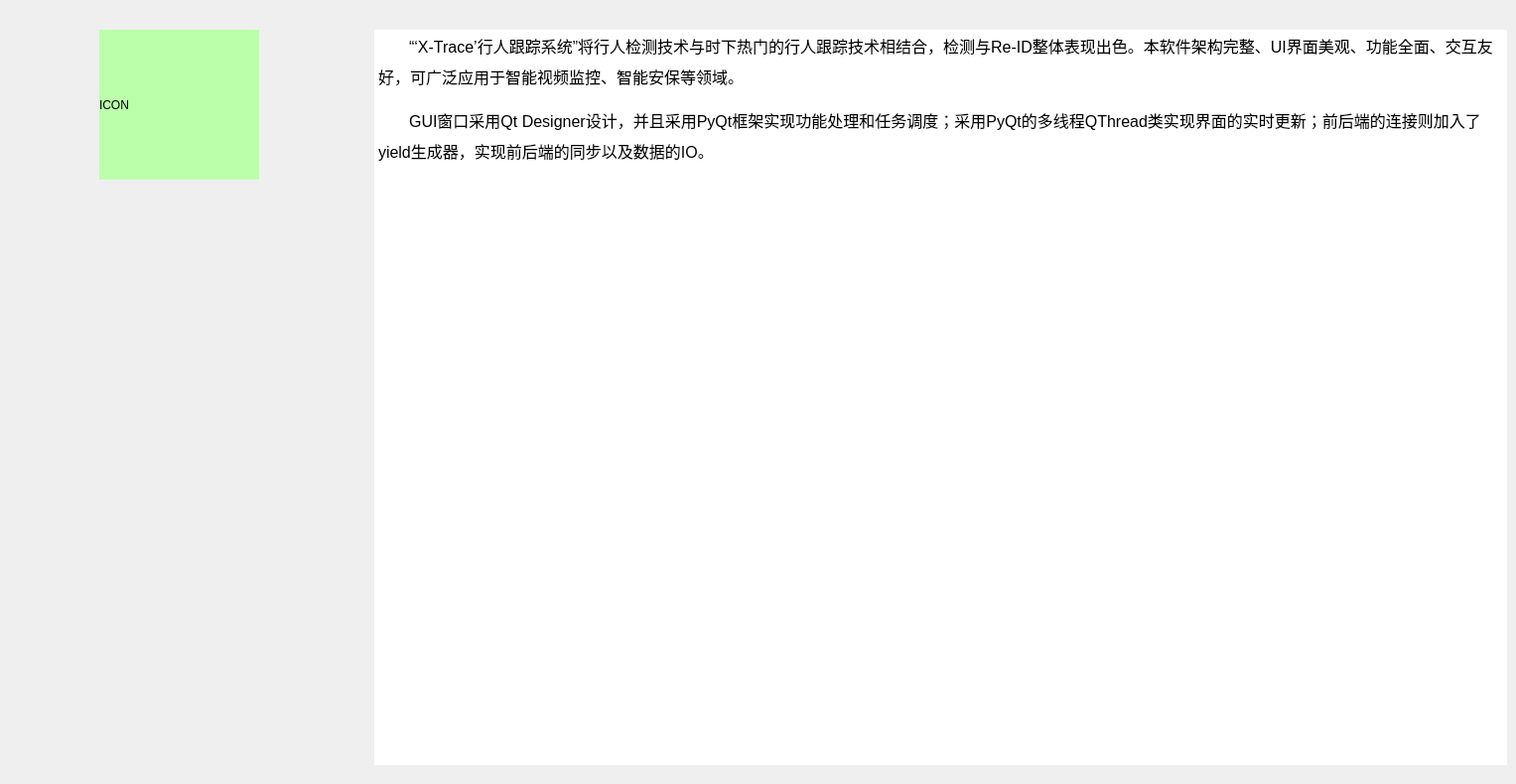
    <widget class="QWidget" name="about">
     <attribute name="title">
      <string>关于软件</string>
     </attribute>
     <widget class="QTextBrowser" name="textBrowser">
      <property name="geometry">
       <rect>
        <x>377</x>
        <y>30</y>
        <width>1141</width>
        <height>741</height>
       </rect>
      </property>
      <property name="font">
       <font>
        <pointsize>12</pointsize>
        <weight>50</weight>
        <bold>false</bold>
       </font>
      </property>
      <property name="styleSheet">
       <string notr="true">QTextBrowser{
	border:none;
}</string>
      </property>
      <property name="html">
       <string>&lt;!DOCTYPE HTML PUBLIC &quot;-//W3C//DTD HTML 4.0//EN&quot; &quot;http://www.w3.org/TR/REC-html40/strict.dtd&quot;&gt;
&lt;html&gt;&lt;head&gt;&lt;meta name=&quot;qrichtext&quot; content=&quot;1&quot; /&gt;&lt;style type=&quot;text/css&quot;&gt;
p, li { white-space: pre-wrap; }
&lt;/style&gt;&lt;/head&gt;&lt;body style=&quot; font-family:'SimSun'; font-size:12pt; font-weight:400; font-style:normal;&quot;&gt;
&lt;p style=&quot; margin-top:5px; margin-bottom:10px; margin-left:0px; margin-right:0px; -qt-block-indent:0; text-indent:0px; line-height:135%;&quot;&gt;&lt;span style=&quot; font-family:'Microsoft YaHei UI','sans-serif';&quot;&gt;       “‘X-Trace’行人跟踪系统”将行人检测技术与时下热门的行人跟踪技术相结合，检测与Re-ID整体表现出色。本软件架构完整、UI界面美观、功能全面、交互友好，可广泛应用于智能视频监控、智能安保等领域。&lt;/span&gt; &lt;/p&gt;
&lt;p style=&quot; margin-top:12px; margin-bottom:10px; margin-left:0px; margin-right:0px; -qt-block-indent:0; text-indent:0px; line-height:135%;&quot;&gt;&lt;span style=&quot; font-family:'Microsoft YaHei UI','sans-serif';&quot;&gt;       GUI窗口采用Qt Designer设计，并且采用PyQt框架实现功能处理和任务调度；采用PyQt的多线程QThread类实现界面的实时更新；前后端的连接则加入了yield生成器，实现前后端的同步以及数据的IO。&lt;/span&gt;&lt;/p&gt;&lt;/body&gt;&lt;/html&gt;</string>
      </property>
     </widget>
     <widget class="QLabel" name="label_18">
      <property name="geometry">
       <rect>
        <x>100</x>
        <y>30</y>
        <width>161</width>
        <height>151</height>
       </rect>
      </property>
      <property name="styleSheet">
       <string notr="true">QLabel{
	background-color: #bfa
}</string>
      </property>
      <property name="text">
       <string>ICON</string>
      </property>
     </widget>
     <widget class="QPushButton" name="pushButton_10">
      <property name="geometry">
       <rect>
        <x>150</x>
        <y>200</y>
        <width>61</width>
        <height>581</height>
       </rect>
      </property>
      <property name="styleSheet">
       <string notr="true">QPushButton{
	border:none;
}</string>
      </property>
      <property name="text">
       <string/>
      </property>
      <property name="icon">
       <iconset>
        <normaloff>C:/Users/33288/Pictures/Saved Pictures/X-Trace4.png</normaloff>C:/Users/33288/Pictures/Saved Pictures/X-Trace4.png</iconset>
      </property>
      <property name="iconSize">
       <size>
        <width>600</width>
        <height>600</height>
       </size>
      </property>
     </widget>
    </widget>
